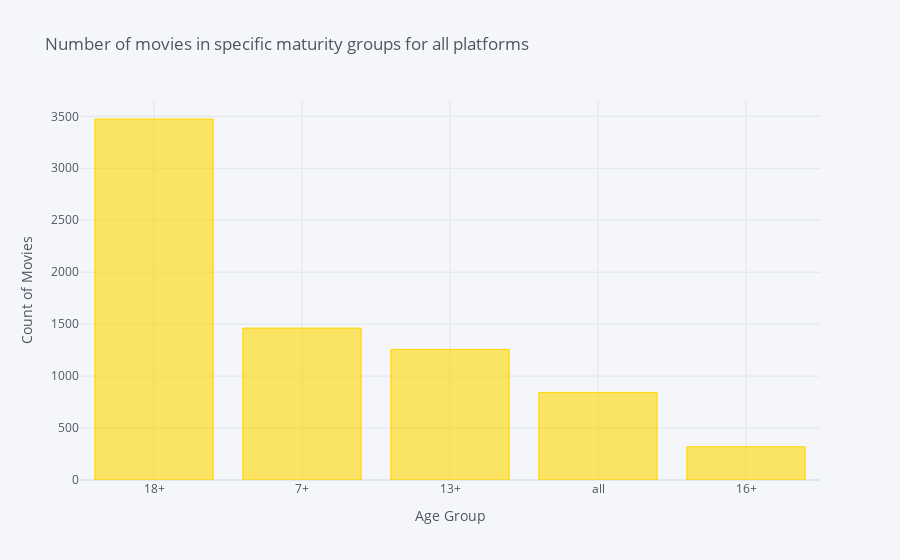

Notebook source saved alongside this figure:
### Markdown cell above
# Number of Movies in a given Maturity group per Streaming Service

### Code cell
data['Age'].value_counts().iplot(kind='bar',
                                 colors='gold',
                                 xTitle='Age Group',
                                 yTitle='Count of Movies', 
                                 title="Number of movies in specific maturity groups for all platforms")

### Figure 1 — Plotly figure (JSON) as saved in the notebook; plotly's stock layout.template omitted (floating-point values rounded to 4 significant figures)
{"data": [{"marker": {"color": "rgba(255, 215, 0, 0.6)", "line": {"color": "rgba(255, 215, 0, 1.0)", "width": 1}}, "name": "Age", "orientation": "v", "text": "", "type": "bar", "x": ["18+", "7+", "13+", "all", "16+"], "y": [3474, 1462, 1257, 843, 320]}], "layout": {"legend": {"bgcolor": "#F5F6F9", "font": {"color": "#4D5663"}}, "paper_bgcolor": "#F5F6F9", "plot_bgcolor": "#F5F6F9", "title": {"font": {"color": "#4D5663"}, "text": "Number of movies in specific maturity groups for all platforms"}, "xaxis": {"gridcolor": "#E1E5ED", "showgrid": true, "tickfont": {"color": "#4D5663"}, "title": {"font": {"color": "#4D5663"}, "text": "Age Group"}, "zerolinecolor": "#E1E5ED"}, "yaxis": {"gridcolor": "#E1E5ED", "showgrid": true, "tickfont": {"color": "#4D5663"}, "title": {"font": {"color": "#4D5663"}, "text": "Count of Movies"}, "zerolinecolor": "#E1E5ED"}}}
